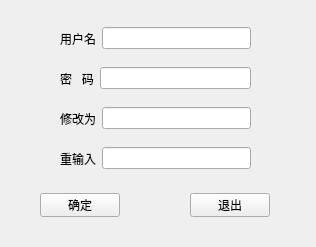
<?xml version="1.0" encoding="UTF-8"?>
<ui version="4.0">
 <class>chpd</class>
 <widget class="QWidget" name="chpd">
  <property name="geometry">
   <rect>
    <x>0</x>
    <y>0</y>
    <width>316</width>
    <height>247</height>
   </rect>
  </property>
  <property name="minimumSize">
   <size>
    <width>0</width>
    <height>0</height>
   </size>
  </property>
  <property name="windowTitle">
   <string>Form</string>
  </property>
  <widget class="QWidget" name="horizontalLayoutWidget">
   <property name="geometry">
    <rect>
     <x>60</x>
     <y>23</y>
     <width>191</width>
     <height>31</height>
    </rect>
   </property>
   <layout class="QHBoxLayout" name="horizontalLayout">
    <item>
     <widget class="QLabel" name="label">
      <property name="text">
       <string>用户名</string>
      </property>
     </widget>
    </item>
    <item>
     <widget class="QLineEdit" name="let_name"/>
    </item>
   </layout>
  </widget>
  <widget class="QWidget" name="horizontalLayoutWidget_2">
   <property name="geometry">
    <rect>
     <x>60</x>
     <y>63</y>
     <width>191</width>
     <height>31</height>
    </rect>
   </property>
   <layout class="QHBoxLayout" name="horizontalLayout_2">
    <item>
     <widget class="QLabel" name="label_2">
      <property name="text">
       <string>密   码</string>
      </property>
     </widget>
    </item>
    <item>
     <widget class="QLineEdit" name="let_passwd1"/>
    </item>
   </layout>
  </widget>
  <widget class="QPushButton" name="btn_reg">
   <property name="geometry">
    <rect>
     <x>40</x>
     <y>193</y>
     <width>80</width>
     <height>24</height>
    </rect>
   </property>
   <property name="text">
    <string>确定</string>
   </property>
  </widget>
  <widget class="QWidget" name="horizontalLayoutWidget_3">
   <property name="geometry">
    <rect>
     <x>60</x>
     <y>103</y>
     <width>191</width>
     <height>31</height>
    </rect>
   </property>
   <layout class="QHBoxLayout" name="horizontalLayout_3">
    <item>
     <widget class="QLabel" name="label_3">
      <property name="text">
       <string>修改为</string>
      </property>
     </widget>
    </item>
    <item>
     <widget class="QLineEdit" name="let_passwd2"/>
    </item>
   </layout>
  </widget>
  <widget class="QPushButton" name="btn_quit">
   <property name="geometry">
    <rect>
     <x>190</x>
     <y>193</y>
     <width>80</width>
     <height>24</height>
    </rect>
   </property>
   <property name="text">
    <string>退出</string>
   </property>
  </widget>
  <widget class="QWidget" name="horizontalLayoutWidget_4">
   <property name="geometry">
    <rect>
     <x>60</x>
     <y>143</y>
     <width>191</width>
     <height>31</height>
    </rect>
   </property>
   <layout class="QHBoxLayout" name="horizontalLayout_4">
    <item>
     <widget class="QLabel" name="label_4">
      <property name="text">
       <string>重输入</string>
      </property>
     </widget>
    </item>
    <item>
     <widget class="QLineEdit" name="let_passwd3"/>
    </item>
   </layout>
  </widget>
  <widget class="QCheckBox" name="checkBox">
   <property name="geometry">
    <rect>
     <x>260</x>
     <y>108</y>
     <width>21</width>
     <height>22</height>
    </rect>
   </property>
   <property name="styleSheet">
    <string notr="true">#checkBox{
font-size: 15px;
} 
#checkBox::indicator {
padding-top: 1px;
width: 15px;
height: 15px;border: none;
}
#checkBox::indicator:unchecked {
image: url(:/icon/noshow.ico);
}
 
#checkBox::indicator:checked {
image: url(:/icon/show.ico);
}</string>
   </property>
   <property name="text">
    <string/>
   </property>
  </widget>
  <widget class="QCheckBox" name="checkBox_2">
   <property name="geometry">
    <rect>
     <x>260</x>
     <y>70</y>
     <width>21</width>
     <height>22</height>
    </rect>
   </property>
   <property name="styleSheet">
    <string notr="true">#checkBox_2{
font-size: 15px;
} 
#checkBox_2::indicator {
padding-top: 1px;
width: 15px;
height: 15px;border: none;
}
#checkBox_2::indicator:unchecked {
image: url(:/icon/noshow.ico);
}
 
#checkBox_2::indicator:checked {
image: url(:/icon/show.ico);
}




</string>
   </property>
   <property name="text">
    <string/>
   </property>
  </widget>
 </widget>
 <resources/>
 <connections/>
</ui>
